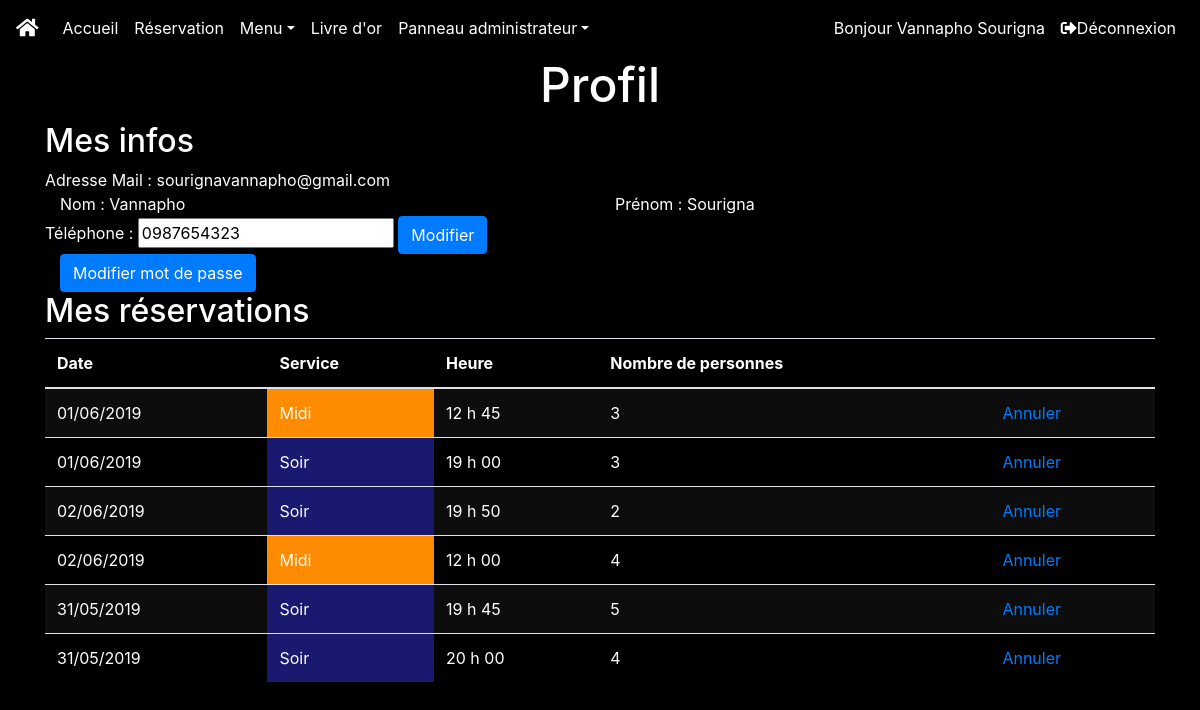
/index.php?action=user_profile (signed in), run on the app's committed database.
### tables this page shows
CREATE TABLE IF NOT EXISTS `users` (
  `id` int(11) NOT NULL AUTO_INCREMENT,
  `username` varchar(255) NOT NULL,
  `first_name` varchar(255) NOT NULL,
  `last_name` varchar(255) NOT NULL,
  `password` varchar(255) NOT NULL,
  `authority` int(11) NOT NULL DEFAULT '1',
  `phone` varchar(10) NOT NULL,
  `authentication_string` varchar(255) NOT NULL,
  PRIMARY KEY (`id`)
);

CREATE TABLE IF NOT EXISTS `reservation` (
  `id` int(11) NOT NULL AUTO_INCREMENT,
  `client_amount` int(11) NOT NULL,
  `table_amount` int(11) NOT NULL,
  `reservation_day` date NOT NULL,
  `reservation_timeslot` int(11) NOT NULL,
  `reservation_time` time NOT NULL,
  `users_id` int(11) NOT NULL,
  PRIMARY KEY (`id`)
);

### controller/controller.php (called while the page is built, shortened)
<?php
class Controller{
	function userProfile(){
		$bookingManager = new BookingManager();
		$userManager = new UserManager();
		$bookingStatus = $bookingManager->userBooking();
		$userStatus = $userManager->userInfo();
		require('view/user_profile.php');
	}
}

### model/Sourigna/UserManager.php (called while the page is built, shortened)
<?php
class UserManager extends Manager{
	function userInfo(){
		$bdd = $this->databaseConnect();
		$req = $bdd->prepare('SELECT username, first_name, last_name, phone FROM users WHERE id = :id');
		$req->execute(array('id'=>$_SESSION['id']));
		$profile = $req->fetch();
		return $profile;
	}
}

### model/Sourigna/BookingManager.php (called while the page is built, shortened)
<?php
class BookingManager extends Manager{
	function userBooking(){
		$bdd = $this->databaseConnect();
		$req = $bdd->prepare('SELECT
			id,
			client_amount,
			DATE_FORMAT(reservation_day, "%d/%m/%Y") AS reservationDay,
			reservation_timeslot,
			TIME_FORMAT(reservation_time, "%H h %i") AS arrivalTime FROM reservation WHERE users_id = :users_id ORDER BY reservationDay ASC');
		$req->execute(array(
			'users_id'=>$_SESSION['id']));
		return $req;
	}
}

### view/user_profile.php (the view, shortened to what this page needs)
<h1>Profil</h1>
<div class="container">
	<h2>Mes infos</h2>
	<div class="container">
		<div class="row">
			Adresse Mail : <?= $userStatus['username']?>
		</div>
		<div class="row">
			<div class="col">
				Nom : <?= $userStatus['first_name']?>
			</div>
			<div class="col">
				Prénom : <?= $userStatus['last_name']?>
			</div>
		</div>
		<div class="row">
			<form method="POST" action="index.php?action=phone_modify">
				<label>Téléphone : </label>
				<input type="tel" name="phone" pattern="[0-9]{10}" value="<?= $userStatus['phone'] ?>" required>
				<button type="submit" class="btn btn-primary" >Modifier</button>
			</form>
		</div>
		<a class="btn btn-primary" data-toggle="collapse" href="#collapseProfile" role="button" aria-expanded="false" aria-controls="collapseProfile">
	    Modifier mot de passe
	  	</a>
	</div>
	<h2>Mes réservations</h2>
	<table class="table table-striped">
		<thead>
	      <tr>
	        <th scope="col">Date</th>
	        <th scope="col">Service</th>
	        <th scope="col">Heure</th>
	        <th scope="col">Nombre de personnes</th>
	        <th scope="col"></th>
	      </tr>
    	</thead>
    	<tbody>
    		<?php while ($reservationEntry=$bookingStatus->fetch()){ ?>
    		<tr>
	    		<td scope="row"><?= $reservationEntry['reservationDay'] ?></td>
	    		<td class="
	    		<?php
	    		if ($reservationEntry['reservation_timeslot']==1): echo ('firstService');
	    		elseif ($reservationEntry['reservation_timeslot']==2): echo ('secondService');
	        	endif;
	    		?>"><?php if ($reservationEntry['reservation_timeslot']==1):echo('Midi'); else: echo('Soir'); endif; ?>
	        	</td>
	    		<td><?= $reservationEntry['arrivalTime']?></td>
	    		<td><?= $reservationEntry['client_amount'] ?></td>
	    		<td>
    			<a id='<?= $reservationEntry['id']?>' href ='#' onclick='userDeleteBookingConfirm(<?= $reservationEntry['id']?>)'>Annuler</a>
    			</td>
	    		<?php } ?>
    		</tr>
    	</tbody>
	</table>
</div>
<?php require('template.php'); ?>

### public/css/style.css (style rules this page uses)
body, html { height:100vh; }
body { background-color:rgba(0,0,0,1); color:white; }
h1 { font-size:3em; text-align:center; }
.table-striped tbody tr:nth-of-type(2n+1) { background-color:rgba(255,255,255,0.05); }
.table { color:white; }
.firstService { background-color:#FF8C00; }
.secondService { background-color:#191970; }

### data on the page
users: username "sourignavannapho@gmail.com", first_name "Vannapho", last_name "Sourigna", phone "0987654323"
reservation: reservationDay "01/06/2019", reservation_timeslot "Midi", arrivalTime "12 h 45", client_amount "3"
reservation: reservationDay "01/06/2019", reservation_timeslot "Soir", arrivalTime "19 h 00", client_amount "3"
reservation: reservationDay "02/06/2019", reservation_timeslot "Soir", arrivalTime "19 h 50", client_amount "2"
reservation: reservationDay "02/06/2019", reservation_timeslot "Midi", arrivalTime "12 h 00", client_amount "4"
reservation: reservationDay "31/05/2019", reservation_timeslot "Soir", arrivalTime "19 h 45", client_amount "5"
reservation: reservationDay "31/05/2019", reservation_timeslot "Soir", arrivalTime "20 h 00", client_amount "4"
